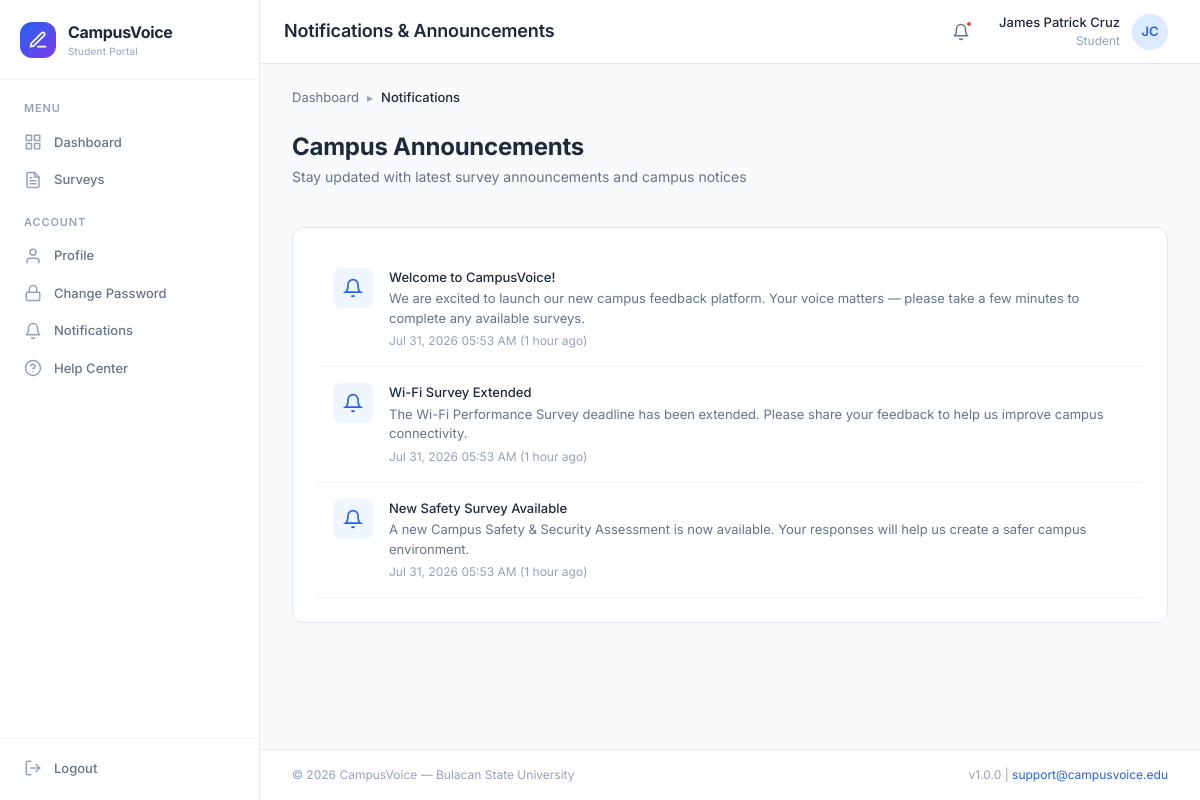
Page /student/notifications.php (signed in) on the committed database.
### tables this page shows
CREATE TABLE `announcements` (
    `announcement_id` INT AUTO_INCREMENT PRIMARY KEY,
    `title` VARCHAR(255) NOT NULL,
    `content` TEXT NOT NULL,
    `target` ENUM('all', 'students', 'admins') NOT NULL DEFAULT 'all',
    `is_active` TINYINT(1) NOT NULL DEFAULT 1,
    `created_by` INT DEFAULT NULL,
    `created_at` DATETIME NOT NULL DEFAULT CURRENT_TIMESTAMP,
    INDEX `idx_target` (`target`),
    INDEX `idx_active` (`is_active`)
);

### utils/helpers.php (called while the page is built, shortened)
<?php
function e($string) {
    return htmlspecialchars($string ?? '', ENT_QUOTES, 'UTF-8');
}
function formatDateTime($date, $format = 'M d, Y h:i A') {
    return date($format, strtotime($date));
}
function timeAgo($datetime) {
    $now = new DateTime();
    $ago = new DateTime($datetime);
    $diff = $now->diff($ago);
    if ($diff->h > 0) return $diff->h . ' hour' . ($diff->h > 1 ? 's' : '') . ' ago';
    return 'Just now';
}

### student/notifications.php (the view, shortened to what this page needs)
<?php
require_once __DIR__ . '/../utils/helpers.php';
$pdo = db();
$stmt = $pdo->prepare("SELECT * FROM announcements WHERE is_active = 1 AND (target = 'all' OR target = 'students') ORDER BY created_at DESC");
$stmt->execute();
$announcements = $stmt->fetchAll();
require_once __DIR__ . '/../includes/header.php';
?>
<div class="breadcrumbs">
    <div class="breadcrumb-item"><a href="<?= BASE_URL ?>/student/dashboard">Dashboard</a></div>
    <span class="breadcrumb-separator">▸</span>
    <div class="breadcrumb-item active">Notifications</div>
</div>
<div class="content-header">
    <div>
        <h2 class="content-title">Campus Announcements</h2>
        <p class="content-subtitle">Stay updated with latest survey announcements and campus notices</p>
    </div>
</div>
<div class="card">
    <div class="card-body">
        <?php if (empty($announcements)): ?>
            <div class="empty-state">
                <div class="empty-state-icon">
                    <svg width="36" height="36" viewBox="0 0 24 24" fill="none" stroke="currentColor" stroke-width="2"><path d="M18 8A6 6 0 0 0 6 8c0 7-3 9-3 9h18s-3-2-3-9"/><path d="M13.73 21a2 2 0 0 1-3.46 0"/></svg>
                </div>
                <div class="empty-state-title">No notifications yet</div>
                <p class="empty-state-description">Check back later for system announcements and survey updates.</p>
            </div>
        <?php else: ?>
            <div class="notification-list">
                <?php foreach ($announcements as $ann): ?>
                <div class="notification-item">
                    <div class="notification-icon" style="background: var(--color-primary-lighter); color: var(--color-primary);">
                        <svg width="20" height="20" viewBox="0 0 24 24" fill="none" stroke="currentColor" stroke-width="2"><path d="M18 8A6 6 0 0 0 6 8c0 7-3 9-3 9h18s-3-2-3-9"/><path d="M13.73 21a2 2 0 0 1-3.46 0"/></svg>
                    </div>
                    <div class="notification-content">
                        <div class="notification-title"><?= e($ann['title']) ?></div>
                        <div class="notification-text"><?= e($ann['content']) ?></div>
                        <div class="notification-time"><?= formatDateTime($ann['created_at']) ?> (<?= timeAgo($ann['created_at']) ?>)</div>
                    </div>
                </div>
                <?php endforeach; ?>
            </div>
        <?php endif; ?>
    </div>
</div>
<?php require_once __DIR__ . '/../includes/footer.php'; ?>

### assets/css/variables.css (style rules this page uses)
:root { --color-primary: #2563EB; --color-primary-hover: #1D4ED8; --color-primary-active: #1E40AF; --color-primary-light: #DBEAFE; --color-primary-lighter: #EFF6FF; --color-primary-50: #EFF6FF; --color-primary-100: #DBEAFE; --color-primary-500: #3B82F6; --color-primary-600: #2563EB; --color-primary-700: #1D4ED8; --color-primary-800: #1E40AF; --color-secondary: #059669; --color-secondary-hover: #047857; --color-secondary-light: #D1FAE5; --color-secondary-lighter: #ECFDF5; --color-accent: #7C3AED; --color-accent-hover: #6D28D9; --color-accent-light: #EDE9FE; --color-accent-lighter: #F5F3FF; --color-gray-50: #F8FAFC; --color-gray-100: #F1F5F9; --color-gray-200: #E2E8F0; --color-gray-300: #CBD5E1; --color-gray-400: #94A3B8; --color-gray-500: #64748B; --color-gray-600: #475569; --color-gray-700: #334155; --color-gray-800: #1E293B; --color-gray-900: #0F172A; --color-success: #10B981; --color-success-light: #D1FAE5; --color-success-dark: #059669; --color-warning: #F59E0B; --color-warning-light: #FEF3C7; --color-warning-dark: #D97706; --color-error: #EF4444; --color-error-light: #FEE2E2; --color-error-dark: #DC2626; --color-info: #3B82F6; --color-info-light: #DBEAFE; --color-bg: #F8FAFC; --color-bg-alt: #F1F5F9; --color-surface: #FFFFFF; --color-surface-hover: #F8FAFC; --color-surface-elevated: #FFFFFF; --color-text: #1E293B; --color-text-secondary: #64748B; --color-text-tertiary: #94A3B8; --color-text-inverse: #FFFFFF; --color-text-link: #2563EB; --color-border: #E2E8F0; --color-border-hover: #CBD5E1; --color-border-focus: #2563EB; --color-divider: #F1F5F9; --font-family: 'Inter', -apple-system, BlinkMacSystemFont, 'Segoe UI', Roboto, sans-serif; --font-mono: 'JetBrains Mono', 'Fira Code', 'Consolas', monospace; --font-size-xs: 0.75rem; --font-size-sm: 0.8125rem; --font-size-base: 0.875rem; --font-size-md: 1rem; --font-size-lg: 1.125rem; --font-size-xl: 1.25rem; --font-size-2xl: 1.5rem; --font-size-3xl: 1.875rem; --font-size-4xl: 2.25rem; --font-weight-normal: 400; --font-weight-medium: 500; --font-weight-semibold: 600; --font-weight-bold: 700; --line-height-tight: 1.25; --line-height-normal: 1.5; --line-height-relaxed: 1.75; --space-0: 0; --space-1: 0.25rem; --space-2: 0.5rem; --space-3: 0.75rem; --space-4: 1rem; --space-5: 1.25rem; --space-6: 1.5rem; --space-8: 2rem; --space-10: 2.5rem; --space-12: 3rem; --space-16: 4rem; --space-20: 5rem; --radius-sm: 4px; --radius-md: 8px; --radius-lg: 12px; --radius-xl: 16px; --radius-2xl: 20px; --radius-full: 9999px; --shadow-xs: 0 1px 2px rgba(0, 0, 0, 0.04); --shadow-sm: 0 1px 3px rgba(0, 0, 0, 0.06), 0 1px 2px rgba(0, 0, 0, 0.04); --shadow-md: 0 4px 6px -1px rgba(0, 0, 0, 0.07), 0 2px 4px -2px rgba(0, 0, 0, 0.05); --shadow-lg: 0 10px 15px -3px rgba(0, 0, 0, 0.08), 0 4px 6px -4px rgba(0, 0, 0, 0.04); --shadow-xl: 0 20px 25px -5px rgba(0, 0, 0, 0.08), 0 8px 10px -6px rgba(0, 0, 0, 0.04); --shadow-inner: inset 0 2px 4px rgba(0, 0, 0, 0.05); --shadow-focus: 0 0 0 3px rgba(37, 99, 235, 0.15); --transition-fast: 150ms ease; --transition-base: 200ms ease; --transition-slow: 300ms ease; --transition-spring: 200ms cubic-bezier(0.34, 1.56, 0.64, 1); --z-dropdown: 100; --z-sticky: 200; --z-overlay: 300; --z-modal: 400; --z-toast: 500; --z-tooltip: 600; --sidebar-width: 260px; --sidebar-collapsed-width: 72px; --header-height: 64px; --content-max-width: 1280px; }

### assets/css/base.css (style rules this page uses)
*, *::before, *::after { margin: 0; padding: 0; box-sizing: border-box; }
html { font-size: 16px; -webkit-text-size-adjust: 100%; -webkit-font-smoothing: antialiased; -moz-osx-font-smoothing: grayscale; scroll-behavior: smooth; }
body { font-family: var(--font-family); font-size: var(--font-size-base); font-weight: var(--font-weight-normal); line-height: var(--line-height-normal); color: var(--color-text); background-color: var(--color-bg); min-height: 100vh; }
h1, h2, h3, h4, h5, h6 { font-weight: var(--font-weight-semibold); line-height: var(--line-height-tight); color: var(--color-text); letter-spacing: -0.01em; }
h2 { font-size: var(--font-size-xl); }
p { margin-bottom: var(--space-4); color: var(--color-text-secondary); }
a { color: var(--color-text-link); text-decoration: none; transition: color var(--transition-fast); }
img, svg { display: block; max-width: 100%; height: auto; }

### rows in the picture
announcements: title "Welcome to CampusVoice!", content "We are excited to launch our new campus feedback platform. Your voice matters — please take a few minutes to complete any available surveys.", created_at "Jul 31, 2026 05:53 AM", created_at "1 hour ago"
announcements: title "Wi-Fi Survey Extended", content "The Wi-Fi Performance Survey deadline has been extended. Please share your feedback to help us improve campus connectivity.", created_at "Jul 31, 2026 05:53 AM", created_at "1 hour ago"
announcements: title "New Safety Survey Available", content "A new Campus Safety & Security Assessment is now available. Your responses will help us create a safer campus environment.", created_at "Jul 31, 2026 05:53 AM", created_at "1 hour ago"

### other values in the picture
APP_NAME "CampusVoice"
$pageTitle "Notifications & Announcements"
$userName "James Patrick Cruz"
$userInitials "JC"
APP_SCHOOL "Bulacan State University"
APP_VERSION "1.0.0"
APP_SUPPORT_EMAIL "support@campusvoice.edu"
